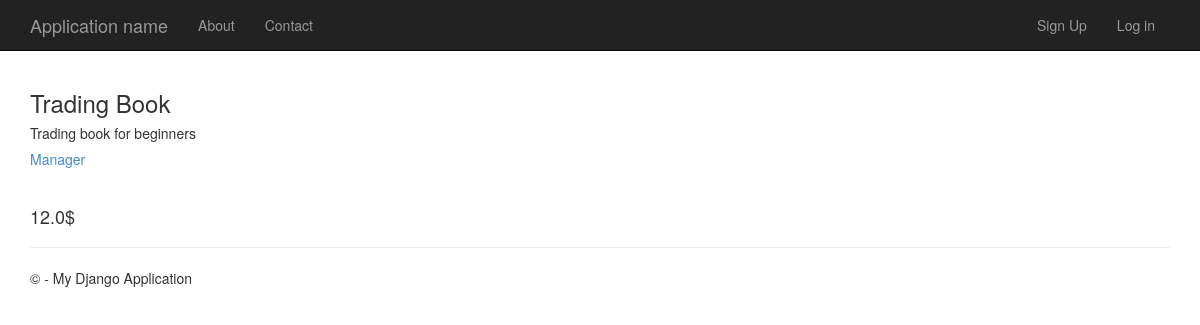
Screenshot of /item/4/ with the database file from the repository.
### item/models.py (models this page shows, shortened)
class Item(models.Model):
    name = models.CharField(max_length=50)
    owner = models.ForeignKey(User, on_delete=models.CASCADE)
    price = models.FloatField()
    quantity = models.IntegerField(default=1)
    description = models.TextField(null=True, default=None, blank=True)

### users/models.py (models this page shows)
class User(AbstractUser):
    is_salesman = models.BooleanField(default=True)
    is_manager = models.BooleanField(default=False)
    is_courier = models.BooleanField(default=False)
    is_financeofficer = models.BooleanField(default=False)

### item/views.py (the view)
# urls.py: path("item/<item_id>/", views.item_detail, name="item-detail"),
def item_detail(request, item_id):
    item = Item.objects.get(pk=item_id)
    submitted = False
    if request.method == "POST":
        form = DeliveryOrderForm(request.POST)
        if form.is_valid():
            order = form.save(commit=False)
            order.user = request.user
            order.item = item
            order.item_id = item_id
            order.save()
            return HttpResponseRedirect('/item/' + item_id +'/?submitted=True')
    else:
        form = DeliveryOrderForm
        if 'submitted' in request.GET:
            submitted = True
    return render(request, 'items/item_detail.html', {"item": item, "submitted": submitted, "form": form})

### item/templates/items/item_detail.html (shortened to what this page needs)
{% extends "app/layout.html" %}
{% block content %}
<div>
    <br/>
    <h3>{{ item.name }}</h3>
    <h5>{{ item.description }}</h5>
    <a href="{% url 'account' item.owner.id %}"><h5>{{ item.owner }}</h5></a>
    <br/>
    <h4>{{ item.price }}$</h4>
</div>
{% endblock %}

### app/static/app/content/site.css (style rules this page uses)
body { padding-top: 50px; padding-bottom: 20px; }

### rows the page displays
Item: name "Trading Book", description "Trading book for beginners", owner "Manager", price "12.0"
